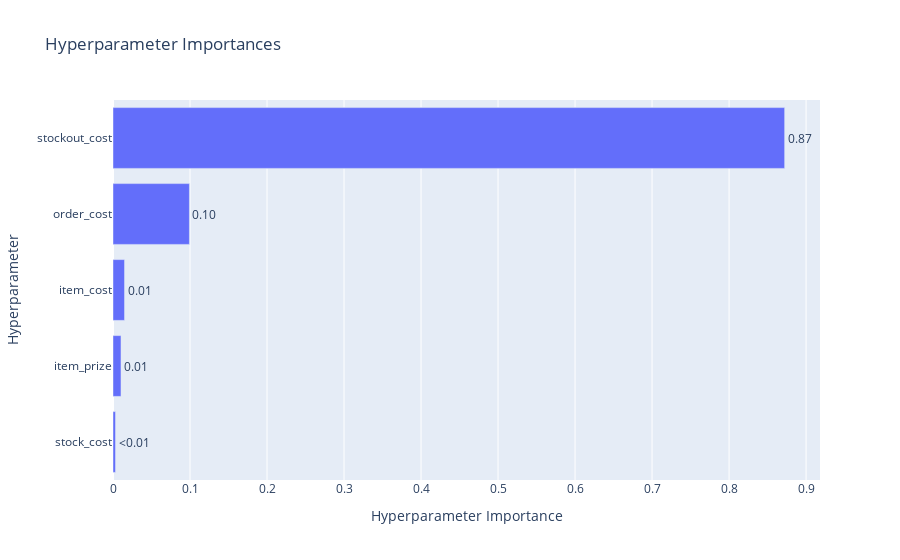

Notebook cell for this chart:
### Markdown cell above
**Plot Hyperparameter Importance**

This plot estimates the relative importance of each hyperparameter based on how they affect the objective function.

### Code cell
from optuna.visualization import plot_param_importances

fig = plot_param_importances(study)
fig.show()

### Figure 1 — Plotly figure (JSON) as saved in the notebook; plotly's stock layout.template omitted (floating-point values rounded to 4 significant figures)
{"data": [{"cliponaxis": false, "hovertemplate": ["stock_cost (FloatDistribution): 0.003254084153385797<extra></extra>", "item_prize (FloatDistribution): 0.010366854458412225<extra></extra>", "item_cost (FloatDistribution): 0.014974851168187643<extra></extra>", "order_cost (FloatDistribution): 0.09923108792791432<extra></extra>", "stockout_cost (FloatDistribution): 0.8721731222921001<extra></extra>"], "name": "Objective Value", "orientation": "h", "text": ["<0.01", "0.01", "0.01", "0.10", "0.87"], "textposition": "outside", "type": "bar", "x": [0.003254, 0.01037, 0.01497, 0.09923, 0.8722], "y": ["stock_cost", "item_prize", "item_cost", "order_cost", "stockout_cost"]}], "layout": {"title": {"text": "Hyperparameter Importances"}, "xaxis": {"title": {"text": "Hyperparameter Importance"}}, "yaxis": {"title": {"text": "Hyperparameter"}}}}
